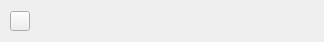
<?xml version="1.0" encoding="UTF-8"?>
<ui version="4.0">
    <class>RaptorToast</class>
    <widget class="QWidget" name="RaptorToast">
        <property name="geometry">
            <rect>
                <x>0</x>
                <y>0</y>
                <width>324</width>
                <height>42</height>
            </rect>
        </property>
        <property name="sizePolicy">
            <sizepolicy hsizetype="Preferred" vsizetype="Fixed">
                <horstretch>0</horstretch>
                <verstretch>0</verstretch>
            </sizepolicy>
        </property>
        <property name="minimumSize">
            <size>
                <width>0</width>
                <height>42</height>
            </size>
        </property>
        <property name="maximumSize">
            <size>
                <width>16777215</width>
                <height>46</height>
            </size>
        </property>
        <property name="windowTitle">
            <string>Dialog</string>
        </property>
        <layout class="QHBoxLayout" name="_ToastLayout">
            <property name="spacing">
                <number>0</number>
            </property>
            <property name="leftMargin">
                <number>0</number>
            </property>
            <property name="topMargin">
                <number>0</number>
            </property>
            <property name="rightMargin">
                <number>0</number>
            </property>
            <property name="bottomMargin">
                <number>0</number>
            </property>
            <item>
                <widget class="QWidget" name="_Stage" native="true">
                    <property name="minimumSize">
                        <size>
                            <width>0</width>
                            <height>42</height>
                        </size>
                    </property>
                    <property name="maximumSize">
                        <size>
                            <width>16777215</width>
                            <height>42</height>
                        </size>
                    </property>
                    <property name="styleSheet">
                        <string notr="true"/>
                    </property>
                    <layout class="QHBoxLayout" name="_StageLayout">
                        <property name="spacing">
                            <number>10</number>
                        </property>
                        <property name="leftMargin">
                            <number>10</number>
                        </property>
                        <property name="topMargin">
                            <number>10</number>
                        </property>
                        <property name="rightMargin">
                            <number>10</number>
                        </property>
                        <property name="bottomMargin">
                            <number>10</number>
                        </property>
                        <item>
                            <widget class="QPushButton" name="_Icon">
                                <property name="minimumSize">
                                    <size>
                                        <width>20</width>
                                        <height>20</height>
                                    </size>
                                </property>
                                <property name="maximumSize">
                                    <size>
                                        <width>20</width>
                                        <height>20</height>
                                    </size>
                                </property>
                                <property name="styleSheet">
                                    <string notr="true"/>
                                </property>
                                <property name="text">
                                    <string/>
                                </property>
                            </widget>
                        </item>
                        <item>
                            <widget class="QLabel" name="_Content">
                                <property name="minimumSize">
                                    <size>
                                        <width>0</width>
                                        <height>26</height>
                                    </size>
                                </property>
                                <property name="maximumSize">
                                    <size>
                                        <width>16777215</width>
                                        <height>26</height>
                                    </size>
                                </property>
                                <property name="styleSheet">
                                    <string notr="true"/>
                                </property>
                                <property name="text">
                                    <string/>
                                </property>
                            </widget>
                        </item>
                    </layout>
                </widget>
            </item>
        </layout>
    </widget>
    <resources/>
    <connections/>
</ui>
